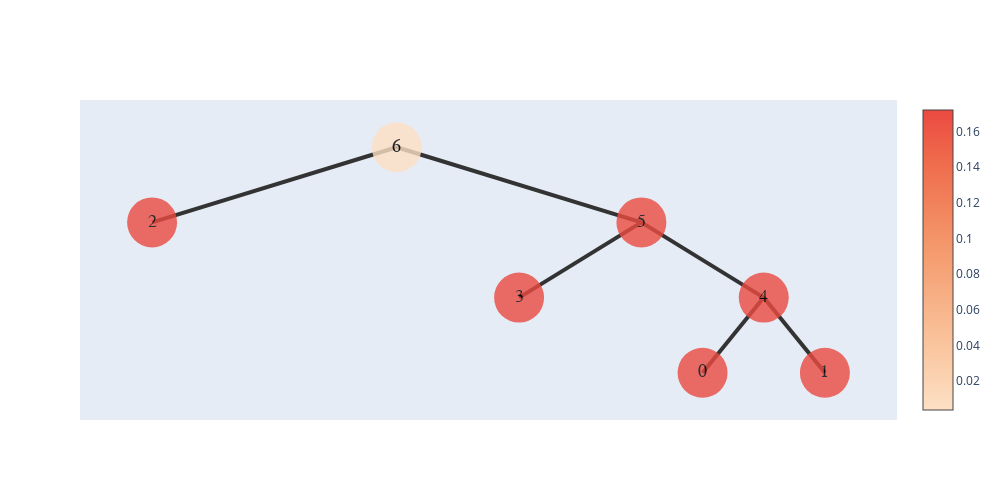

Notebook code cell kept with this figure:
### Code cell
nodes1 = [node(name=str(i),son=[]) for i in range(len(uf.tree()))]
for i,j in enumerate(uf.tree()):
    if(j!=-1):
        nodes1[j].son.append(nodes1[i])
    nodes1[i].value=embeddings[i];
    nodes1[i].subson=0
    # if(i==49):
    #     break
show_tree(nodes1[-1]).show_fig()

### Figure 1 — Plotly figure (JSON) as saved in the notebook; plotly's stock layout.template omitted (floating-point values rounded to 4 significant figures)
{"data": [{"hoverinfo": "text", "marker": {"color": [0.003886, 0.1721, 0.171, 0.1721, 0.1718, 0.1721, 0.1721], "colorscale": [[0, "rgb(253, 224, 197)"], [0.1667, "rgb(250, 203, 166)"], [0.3333, "rgb(248, 181, 139)"], [0.5, "rgb(245, 158, 114)"], [0.6667, "rgb(242, 133, 93)"], [0.8333, "rgb(239, 106, 76)"], [1, "rgb(235, 74, 64)"]], "showscale": true, "size": 50, "symbol": "circle-dot"}, "mode": "markers+text", "opacity": 0.8, "text": ["6", "2", "5", "3", "4", "0", "1"], "textfont": {"color": "#000000", "family": "sans serif", "size": 18}, "type": "scatter", "x": [5.5, 3.25, 7.75, 6.625, 8.875, 8.312, 9.438], "y": [5, 3.5, 3.5, 2, 2, 0.5, 0.5]}], "layout": {"height": 500, "shapes": [{"layer": "below", "line": {"color": "#333", "width": 4}, "type": "line", "x0": 5.5, "x1": 5.5, "y0": 5, "y1": 5}, {"layer": "below", "line": {"color": "#333", "width": 4}, "type": "line", "x0": 5.5, "x1": 3.25, "y0": 5, "y1": 3.5}, {"layer": "below", "line": {"color": "#333", "width": 4}, "type": "line", "x0": 5.5, "x1": 7.75, "y0": 5, "y1": 3.5}, {"layer": "below", "line": {"color": "#333", "width": 4}, "type": "line", "x0": 7.75, "x1": 6.625, "y0": 3.5, "y1": 2}, {"layer": "below", "line": {"color": "#333", "width": 4}, "type": "line", "x0": 7.75, "x1": 8.875, "y0": 3.5, "y1": 2}, {"layer": "below", "line": {"color": "#333", "width": 4}, "type": "line", "x0": 8.875, "x1": 8.312, "y0": 2, "y1": 0.5}, {"layer": "below", "line": {"color": "#333", "width": 4}, "type": "line", "x0": 8.875, "x1": 9.438, "y0": 2, "y1": 0.5}], "width": 1000, "xaxis": {"showgrid": false, "showline": false, "showticklabels": false, "zeroline": false}, "yaxis": {"showgrid": false, "showline": false, "showticklabels": false, "zeroline": false}}}
